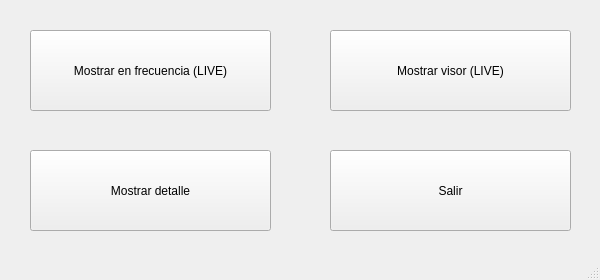
<?xml version="1.0" encoding="UTF-8"?>
<ui version="4.0">
 <class>MainWindow</class>
 <widget class="QMainWindow" name="MainWindow">
  <property name="geometry">
   <rect>
    <x>0</x>
    <y>0</y>
    <width>600</width>
    <height>280</height>
   </rect>
  </property>
  <property name="minimumSize">
   <size>
    <width>600</width>
    <height>280</height>
   </size>
  </property>
  <property name="maximumSize">
   <size>
    <width>600</width>
    <height>280</height>
   </size>
  </property>
  <property name="font">
   <font>
    <family>Segoe UI</family>
   </font>
  </property>
  <property name="windowTitle">
   <string>FMCW Radar - TEL236</string>
  </property>
  <widget class="QWidget" name="centralwidget">
   <widget class="QPushButton" name="pushButton">
    <property name="geometry">
     <rect>
      <x>30</x>
      <y>30</y>
      <width>241</width>
      <height>81</height>
     </rect>
    </property>
    <property name="text">
     <string>Mostrar en frecuencia (LIVE)</string>
    </property>
   </widget>
   <widget class="QPushButton" name="pushButton_3">
    <property name="geometry">
     <rect>
      <x>30</x>
      <y>150</y>
      <width>241</width>
      <height>81</height>
     </rect>
    </property>
    <property name="text">
     <string>Mostrar detalle</string>
    </property>
   </widget>
   <widget class="QPushButton" name="pushButton_2">
    <property name="geometry">
     <rect>
      <x>330</x>
      <y>30</y>
      <width>241</width>
      <height>81</height>
     </rect>
    </property>
    <property name="text">
     <string>Mostrar visor (LIVE)</string>
    </property>
   </widget>
   <widget class="QPushButton" name="pushButton_4">
    <property name="geometry">
     <rect>
      <x>330</x>
      <y>150</y>
      <width>241</width>
      <height>81</height>
     </rect>
    </property>
    <property name="text">
     <string>Salir</string>
    </property>
   </widget>
  </widget>
  <widget class="QStatusBar" name="statusbar"/>
 </widget>
 <resources/>
 <connections/>
</ui>
